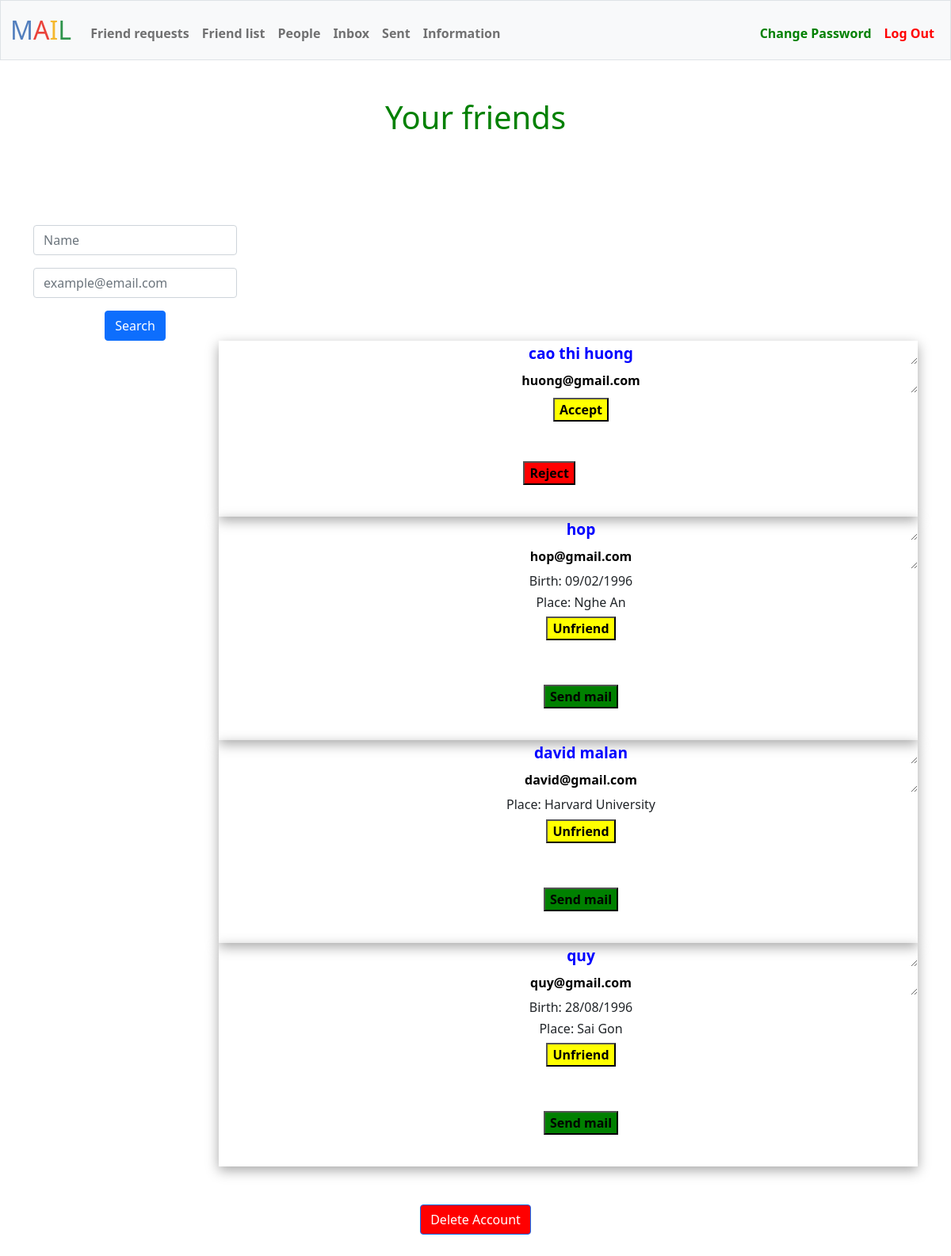
The page /list (signed in) on the database as committed earlier.
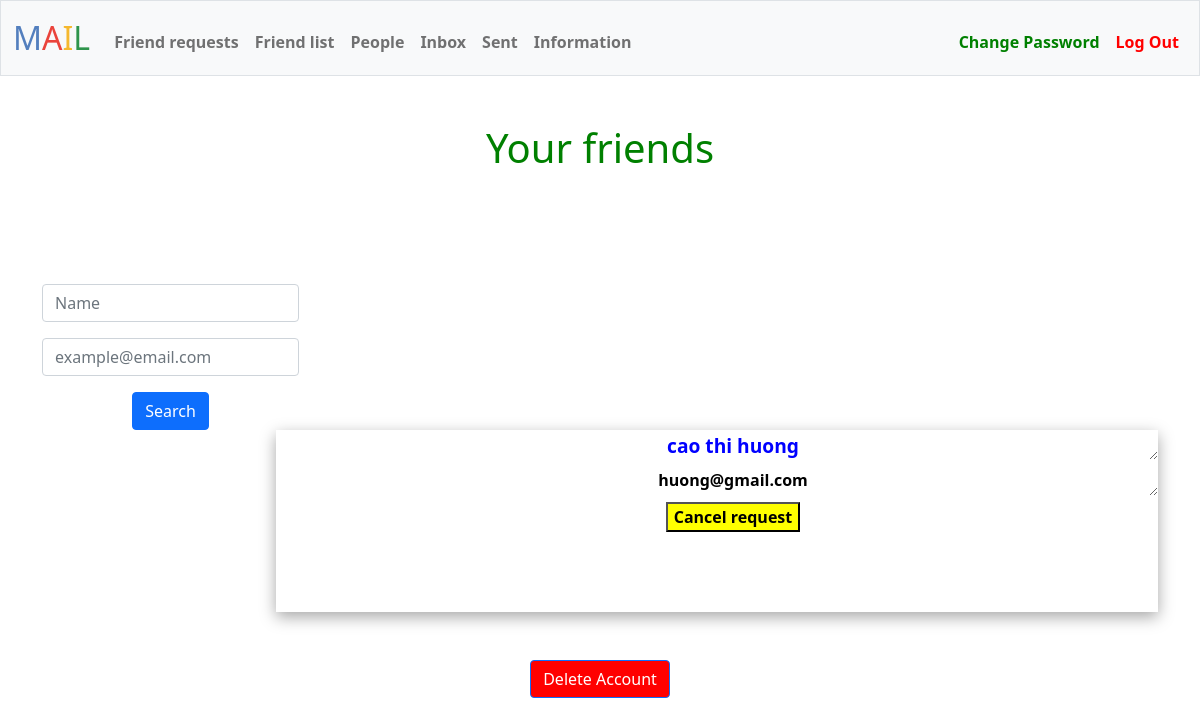
The same page on the database as committed later.
### tables this page shows
CREATE TABLE informations (
id INTEGER PRIMARY KEY AUTOINCREMENT NOT NULL,
user_id INTEGER NOT NULL,
name TEXT NOT NULL,
birth TEXT,
place TEXT,
number TEXT,
email TEXT NOT NULL UNIQUE);

### app.py (the view, shortened to what this page needs)
@app.route("/list", methods=["GET", "POST"])
@login_required
@information_required
def list():
    user_id = session['user_id']
    if request.method == "GET":
        rows = db.execute("SELECT * FROM informations JOIN friends ON user_id = host_id OR user_id = friend_id WHERE host_id = ? OR friend_id = ? ORDER BY friends.id DESC", user_id, user_id)
        people = []
        for row in rows:
            if user_id != row['user_id']:
                person = {}
                person['name'] = row['name']
                person['email'] = row['email']
                person['birth'] = row['birth']
                person['place'] = row['place']
                person['number'] = row['number']
                if row['status'] == 'confirmed':
                    person['operation'] = 'Unfriend'
                    person['button'] = 'Send mail'
                if user_id == row['host_id'] and row['status'] == 'unconfirmed':
                    person['operation'] = 'Cancel request'
                if user_id == row['friend_id'] and row['status'] == 'unconfirmed':
                    person['reject'] = 'Reject'
                    person['operation'] = 'Accept'
                people.append(person)
        return render_template("list.html", people=people)

### app.py (called while the page is built)
@app.after_request
def after_request(response):
    response.headers["Cache-Control"] = "no-cache, no-store, must-revalidate"
    response.headers["Expires"] = 0
    response.headers["Pragma"] = "no-cache"
    return response

### helpers.py (called while the page is built)
def login_required(f):
    @wraps(f)
    def decorated_function(*args, **kwargs):
        if session.get("user_id") is None:
            return redirect("/login")
        return f(*args, **kwargs)
    return decorated_function

def information_required(f):
    @wraps(f)
    def decorated_function(*args, **kwargs):
        user_id = session.get("user_id")
        rows = db.execute("SELECT * FROM informations WHERE user_id = ?", user_id)
        if len(rows) == 0:
            message = 'You must provide you informations first!'
            return render_template("information.html", requirement=message)
        return f(*args, **kwargs)
    return decorated_function

### templates/list.html (shortened to what this page needs)
{% extends "layout.html" %}
{% block list %}<h1>Your friends</h1>{% endblock %}
{% block main %}
<div id="parent">
    <div id="find">
        <form id="search-form" action="/list" method="post">
            <div class="mb-3">
                <input autofocus class="form-control mx-auto w-auto" id="name" name="name" placeholder="Name" type="text">
            </div>
            <div class="mb-3">
                <input class="form-control mx-auto w-auto" id="email" name="email" placeholder="example@email.com" type="text">
            </div>
            <button class="btn btn-primary" type="submit">Search</button>
        </form>
    </div>
    {% for person in people %}
    <div class="result">
        <div>
            <div>
                <form action="/add" method="post">
                    <ul>
                        <li><textarea id="person" name="name" readonly>{{ person["name"] }}</textarea></li>
                        <li><textarea id="person-email" name="email" readonly>{{ person["email"] }}</textarea></li>
                        {% if person["birth"] %}
                        <li><h6>Birth: {{ person["birth"] }}</h6></li>
                        {% endif %}
                        {% if person["place"] %}
                        <li><h6>Place: {{ person["place"] }}</h6></li>
                        {% endif %}
                        <div class="button"><button id="upper-button" type="submit">{{ person["operation"] }}</button></div>
                    </ul>
                    <br>
                </form>
                <form class="reject" action="/reject" method="post">
                    <ul>
                        {% if person["reject"] %}
                        <div class="button"><button id="reject" type="submit">{{ person["reject"] }}</button></div>
                        {% endif %}
                    </ul>
                </form>
            </div>
        </div>
        <div>
            <form action="/send" method="post">
                <ul>
                    {% if person["button"] %}
                    <div class="button"><button id="lower-button" type="submit">{{ person["button"] }}</button></div>
                    {% endif %}
                </ul>
                <br>
            </form>
        </div>
    </div>
    {% endfor %}
</div>
{% endblock %}

Rows that differ between the two databases and show on the page:
no longer on this page (row unchanged): informations: name "hop", email "hop@gmail.com", birth "09/02/1996", place "Nghe An", operation "Unfriend", button "Send mail"
removed informations: name "david malan", email "david@gmail.com", place "Harvard University", operation "Unfriend", button "Send mail"
no longer on this page (row unchanged): informations: name "quy", email "quy@gmail.com", birth "28/08/1996", place "Sai Gon", operation "Unfriend", button "Send mail"
shown differently, row unchanged: informations "cao thi huong": operation "Accept" → "Cancel request"; reject "Reject" → (not shown)
